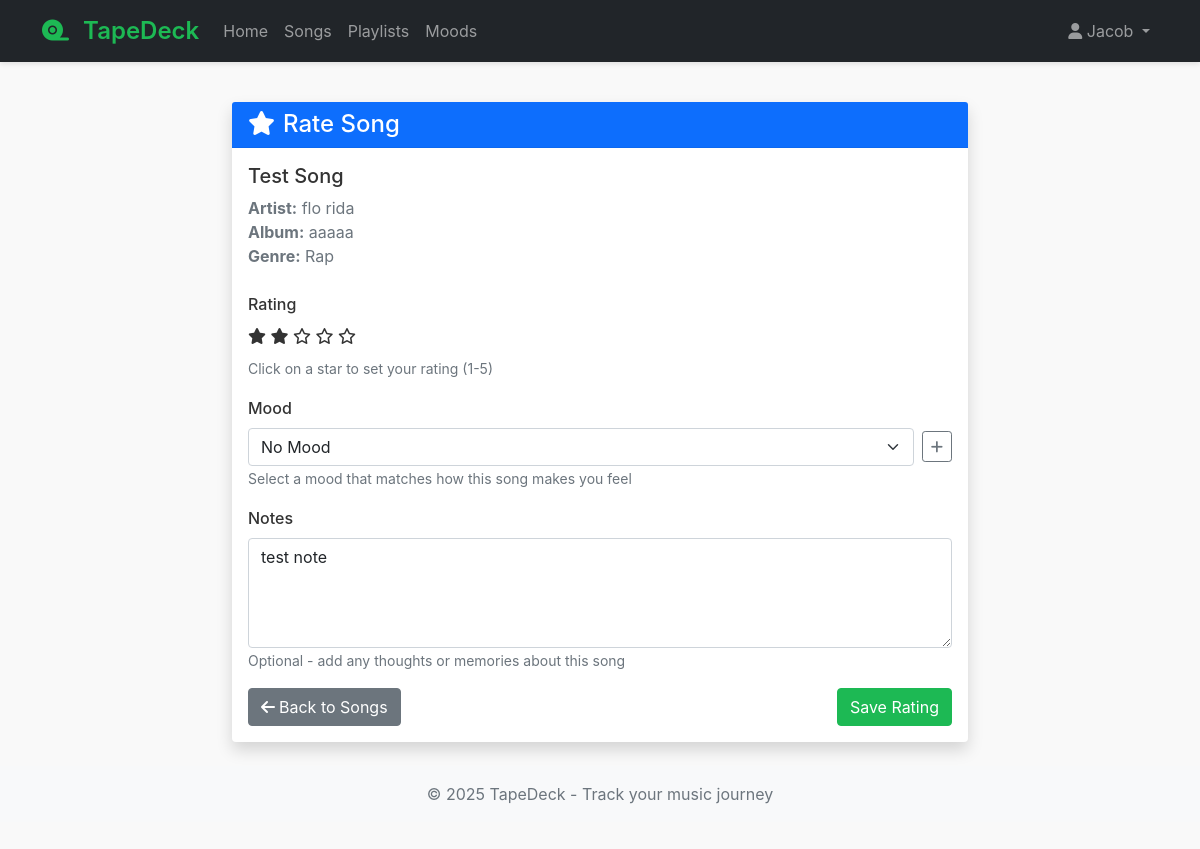
The app's page /songs/1/rate (signed in) with its own data.
### models.py (models this page shows, shortened)
class User(UserMixin, db.Model):
    __tablename__ = 'user'
    user_id = db.Column(db.Integer, primary_key=True)
    email = db.Column(db.String(120), unique=True, nullable=False)
    username = db.Column(db.String(80), unique=True, nullable=False)
    password_hash = db.Column(db.String(128))
    ratings = db.relationship('SongRating', backref='user', lazy=True)
    playlists = db.relationship('Playlist', secondary=playlist_manager, backref=db.backref('users', lazy='dynamic'))
    moods = db.relationship('Mood', backref='user', lazy=True)

class Song(db.Model):
    __tablename__ = 'song'
    song_id = db.Column(db.Integer, primary_key=True)
    song_name = db.Column(db.String(100), nullable=False)
    release_date = db.Column(db.String(20))
    album_id = db.Column(db.Integer, db.ForeignKey('album.album_id'))
    artist_id = db.Column(db.Integer, db.ForeignKey('artist.artist_id'), nullable=False)
    genre = db.Column(db.String(50))  # Added genre for filtering requirement
    ratings = db.relationship('SongRating', backref='song', lazy=True)
    playlists = db.relationship('Playlist', secondary=playlist_songs, backref=db.backref('songs', lazy='dynamic'))

class Artist(db.Model):
    __tablename__ = 'artist'
    artist_id = db.Column(db.Integer, primary_key=True)
    artist_name = db.Column(db.String(100), nullable=False)
    songs = db.relationship('Song', backref='artist', lazy=True)

class Album(db.Model):
    __tablename__ = 'album'
    album_id = db.Column(db.Integer, primary_key=True)
    album_name = db.Column(db.String(100), nullable=False)
    songs = db.relationship('Song', backref='album', lazy=True)

class SongRating(db.Model):
    __tablename__ = 'song_rating'
    rating_id = db.Column(db.Integer, primary_key=True)
    user_id = db.Column(db.Integer, db.ForeignKey('user.user_id'), nullable=False)
    song_id = db.Column(db.Integer, db.ForeignKey('song.song_id'), nullable=False)
    rating = db.Column(db.Float, nullable=False)
    mood_id = db.Column(db.Integer, db.ForeignKey('mood.mood_id'))
    notes = db.Column(db.Text)  # Added for note-taking requirement
    created_at = db.Column(db.DateTime, default=datetime.utcnow)
    updated_at = db.Column(db.DateTime, default=datetime.utcnow, onupdate=datetime.utcnow)

### routes.py (the view, shortened to what this page needs)
@bp.route('/songs/<int:song_id>/rate', methods=['GET', 'POST'])
@login_required
def rate_song(song_id):
    song = Song.query.get_or_404(song_id)
    rating = SongRating.query.filter_by(user_id=current_user.user_id, song_id=song_id).first()
    form = SongRatingForm()
    form.mood_id.choices = [(m.mood_id, m.mood) for m in Mood.query.filter_by(user_id=current_user.user_id).all()]
    form.mood_id.choices.insert(0, (0, 'No Mood'))
    if request.method == 'GET':
        if rating:
            form.rating.data = rating.rating
            form.mood_id.data = rating.mood_id if rating.mood_id else 0  # Default to 0 if no mood
            form.notes.data = rating.notes
    return render_template('rate_song.html', form=form, song=song)

### forms.py
class SongRatingForm(FlaskForm):
    rating = FloatField('Rating (1-5)', validators=[DataRequired(), NumberRange(min=1, max=5)])
    mood_id = SelectField('Mood', coerce=int, validators=[Optional()])  # Keep the coerce=int
    notes = TextAreaField('Notes', validators=[Optional()])
    submit = SubmitField('Save Rating')

### app.py (called while the page is built)
def create_app(config_class=Config):
    app = Flask(__name__)
    app.config.from_object(config_class)
    app.jinja_env.globals.update(enumerate=enumerate)
    db.init_app(app)
    login_manager = LoginManager()
    login_manager.login_view = 'routes.login'
    login_manager.login_message_category = 'info'
    login_manager.init_app(app)
    @login_manager.user_loader
    def load_user(user_id):
        return User.query.get(int(user_id))
    app.register_blueprint(routes_bp)
    with app.app_context():
        db.create_all()
    return app

### templates/rate_song.html (shortened to what this page needs)
{% extends "base.html" %}
{% block content %}
<div class="row justify-content-center">
    <div class="col-md-8">
        <div class="card shadow">
            <div class="card-header bg-primary text-white">
                <h4 class="mb-0">
                    <i class="fas fa-star me-2"></i>Rate Song
                </h4>
            </div>
            <div class="card-body">
                <div class="mb-4">
                    <h5>{{ song.song_name }}</h5>
                    <p class="text-muted mb-0">
                        <strong>Artist:</strong> {{ song.artist.artist_name }}
                        {% if song.album %}
                            <br><strong>Album:</strong> {{ song.album.album_name }}
                        {% endif %}
                        {% if song.genre %}
                            <br><strong>Genre:</strong> {{ song.genre }}
                        {% endif %}
                    </p>
                </div>
                <form id="song-rating-form" method="POST" action="{{ url_for('routes.rate_song', song_id=song.song_id) }}">
                    <div class="mb-3">
                        <label class="form-label">Rating</label>
                        <div class="star-rating-input mb-2">
                            <i class="far fa-star" data-value="1"></i>
                            <i class="far fa-star" data-value="2"></i>
                            <i class="far fa-star" data-value="3"></i>
                            <i class="far fa-star" data-value="4"></i>
                            <i class="far fa-star" data-value="5"></i>
                        </div>
                        <small class="text-muted">Click on a star to set your rating (1-5)</small>
                    </div>
                    <div class="mb-3">
                        {{ form.mood_id.label(class="form-label") }}
                        <div class="d-flex align-items-center">
                            {{ form.mood_id(class="form-select" + (" is-invalid" if form.mood_id.errors else "")) }}
                            <a href="#" id="new-mood-link" class="btn btn-sm btn-outline-secondary ms-2" title="Add New Mood">
                                <i class="fas fa-plus"></i>
                            </a>
                        </div>
                        <small class="text-muted">Select a mood that matches how this song makes you feel</small>
                    </div>
                    <div class="mb-3 mt-3">
                        {{ form.notes.label(class="form-label") }}
                        {{ form.notes(class="form-control" + (" is-invalid" if form.notes.errors else ""), rows=4) }}
                        <small class="text-muted">Optional - add any thoughts or memories about this song</small>
                    </div>
                    <div class="d-flex justify-content-between">
                        <a href="{{ url_for('routes.songs') }}" class="btn btn-secondary">
                            <i class="fas fa-arrow-left me-1"></i>Back to Songs
                        </a>
                        <button type="submit" id="save-rating-btn" class="btn btn-primary">
                            Save Rating
                        </button>
                    </div>
                </form>
            </div>
        </div>
    </div>
</div>
{% endblock %}

### templates/base.html (shortened to what this page needs)
<!DOCTYPE html>
<html lang="en">
<head>
    <link href="https://cdn.jsdelivr.net/npm/bootstrap@5.1.3/dist/css/bootstrap.min.css" rel="stylesheet">
    <link rel="stylesheet" href="https://cdnjs.cloudflare.com/ajax/libs/font-awesome/6.0.0-beta3/css/all.min.css">
    <link rel="stylesheet" href="{{ url_for('static', filename='css/style.css') }}">
</head>
<body>
    <nav class="navbar navbar-expand-lg navbar-dark bg-dark">
        <div class="container">
            <a class="navbar-brand" href="{{ url_for('routes.home') }}">
                <i class="fas fa-tape"></i> {{ config.APP_NAME }}
            </a>
            <div class="collapse navbar-collapse" id="navbarNav">
                <ul class="navbar-nav me-auto">
                    {% if current_user.is_authenticated %}
                        <li class="nav-item">
                            <a class="nav-link" href="{{ url_for('routes.home') }}">Home</a>
                        </li>
                        <li class="nav-item">
                            <a class="nav-link" href="{{ url_for('routes.songs') }}">Songs</a>
                        </li>
                        <li class="nav-item">
                            <a class="nav-link" href="{{ url_for('routes.playlists') }}">Playlists</a>
                        </li>
                        <li class="nav-item">
                            <a class="nav-link" href="{{ url_for('routes.moods') }}">Moods</a>
                        </li>
                    {% endif %}
                </ul>
                <ul class="navbar-nav">
                    {% if current_user.is_authenticated %}
                        <li class="nav-item dropdown">
                            <a class="nav-link dropdown-toggle" href="#" id="userDropdown" role="button" data-bs-toggle="dropdown">
                                <i class="fas fa-user"></i> {{ current_user.username }}
                            </a>
                        </li>
                    {% endif %}
                </ul>
            </div>
        </div>
    </nav>
    <main class="container py-4">
        {% block content %}{% endblock %}
    </main>
    <footer class="footer mt-auto py-3 bg-light">
        <div class="container text-center">
            <span class="text-muted">© 2025 {{ config.APP_NAME }} - Track your music journey</span>
        </div>
    </footer>
</body>
</html>

### static/css/style.css (style rules this page uses)
:root { --primary-color: #1DB954; --primary-dark: #1AA34A; --secondary-color: #191414; --accent-color: #FF6B6B; --light-bg: #f8f9fa; --card-shadow: 0 4px 6px rgba(0, 0, 0, 0.1); --text-muted: #6c757d; }
body { font-family: 'Inter', -apple-system, BlinkMacSystemFont, 'Segoe UI', Roboto, Oxygen, Ubuntu, Cantarell, sans-serif; background-color: #f9f9f9; color: #333; padding-bottom: 2rem; }
.btn-primary { background-color: var(--primary-color); border-color: var(--primary-color); }
.navbar { box-shadow: 0 2px 5px rgba(0, 0, 0, 0.1); background-color: #fff; }
.navbar-brand { font-weight: 600; font-size: 1.5rem; color: var(--primary-color) !important; }
.navbar-brand i { margin-right: 0.5rem; }
.form-label { font-weight: 500; }
.card { border: none; box-shadow: var(--card-shadow); transition: transform 0.2s ease-in-out; }
.card-header { background-color: #fff; border-bottom: 1px solid rgba(0, 0, 0, 0.05); }

### records on screen
User: username "Jacob"
Song: song_name "Test Song", genre "Rap"
Artist: artist.artist_name "flo rida"
Album: album.album_name "aaaaa"
SongRating: mood_id "No Mood", notes "test note"

### other values on screen
{{ config.APP_NAME }} "TapeDeck"
